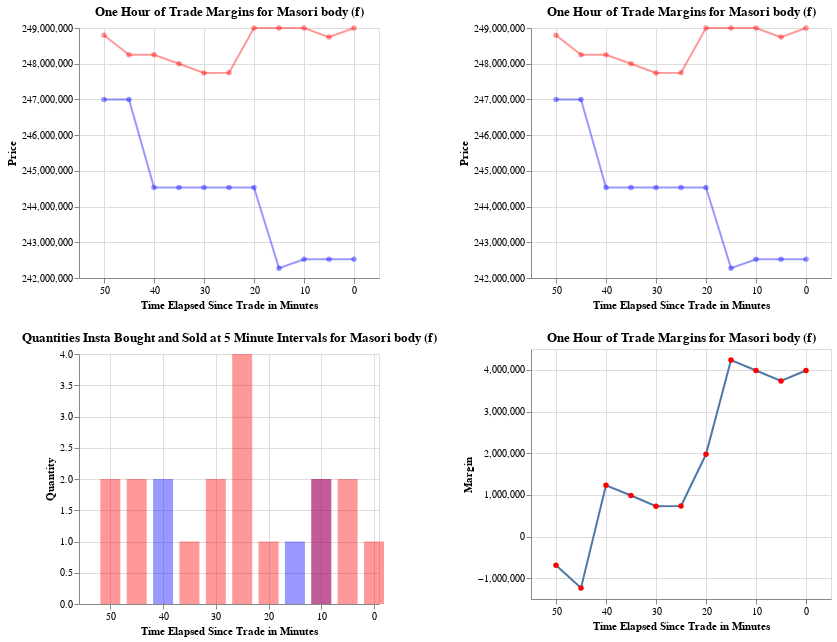

Notebook cell for this chart:
### Code cell
# Generate panel for first item in the list
item = dat.loc[0,'name']
generate_panel(item)

### Figure 1 — Vega-Lite specification as saved in the notebook (floating-point values rounded to 4 significant figures)
{"config": {"view": {"continuousWidth": 400, "continuousHeight": 300}}, "hconcat": [{"vconcat": [{"layer": [{"data": {"name": "data-19175e19f6f27cd8b4d64c0bfee9e750"}, "mark": {"type": "line", "point": {"color": "red"}}, "encoding": {"color": {"value": "blue"}, "opacity": {"value": 0.4}, "x": {"type": "quantitative", "axis": {"title": "Time Elapsed Since Trade in Minutes"}, "field": "index", "scale": {"domain": [55, -5]}}, "y": {"type": "quantitative", "axis": {"title": "Price"}, "field": "sellPrice", "scale": {"zero": false}}}, "height": 250, "title": "One Hour of Trade Margins for Masori body (f)", "width": 300}, {"data": {"name": "data-19175e19f6f27cd8b4d64c0bfee9e750"}, "mark": {"type": "line", "point": {"color": "red"}}, "encoding": {"color": {"value": "red"}, "opacity": {"value": 0.4}, "x": {"type": "quantitative", "axis": {"title": "Time Elapsed Since Trade in Minutes"}, "field": "index", "scale": {"domain": [55, -5]}}, "y": {"type": "quantitative", "field": "buyPrice", "scale": {"zero": false}}}}]}, {"layer": [{"data": {"name": "data-19175e19f6f27cd8b4d64c0bfee9e750"}, "mark": {"type": "bar", "size": 20}, "encoding": {"color": {"value": "blue"}, "opacity": {"value": 0.4}, "x": {"type": "quantitative", "axis": {"title": "Time Elapsed Since Trade in Minutes"}, "field": "index", "scale": {"domain": [55, 0]}}, "y": {"type": "quantitative", "axis": {"title": "Quantity"}, "field": "sellQuantity"}}, "height": 250, "title": "Quantities Insta Bought and Sold at 5 Minute Intervals for Masori body (f)", "width": 300}, {"data": {"name": "data-19175e19f6f27cd8b4d64c0bfee9e750"}, "mark": {"type": "bar", "size": 20}, "encoding": {"color": {"value": "red"}, "opacity": {"value": 0.4}, "x": {"type": "quantitative", "axis": {"title": "Time Elapsed Since Trade in Minutes"}, "field": "index", "scale": {"domain": [55, 0]}}, "y": {"type": "quantitative", "axis": {"title": "Quantity"}, "field": "buyQuantity"}}}]}]}, {"vconcat": [{"layer": [{"data": {"name": "data-19175e19f6f27cd8b4d64c0bfee9e750"}, "mark": {"type": "line", "point": {"color": "red"}}, "encoding": {"color": {"value": "blue"}, "opacity": {"value": 0.4}, "x": {"type": "quantitative", "axis": {"title": "Time Elapsed Since Trade in Minutes"}, "field": "index", "scale": {"domain": [55, -5]}}, "y": {"type": "quantitative", "axis": {"title": "Price"}, "field": "sellPrice", "scale": {"zero": false}}}, "height": 250, "title": "One Hour of Trade Margins for Masori body (f)", "width": 300}, {"data": {"name": "data-19175e19f6f27cd8b4d64c0bfee9e750"}, "mark": {"type": "line", "point": {"color": "red"}}, "encoding": {"color": {"value": "red"}, "opacity": {"value": 0.4}, "x": {"type": "quantitative", "axis": {"title": "Time Elapsed Since Trade in Minutes"}, "field": "index", "scale": {"domain": [55, -5]}}, "y": {"type": "quantitative", "field": "buyPrice", "scale": {"zero": false}}}}]}, {"data": {"name": "data-19175e19f6f27cd8b4d64c0bfee9e750"}, "mark": {"type": "line", "point": {"color": "red"}}, "encoding": {"x": {"type": "quantitative", "axis": {"title": "Time Elapsed Since Trade in Minutes"}, "field": "index", "scale": {"domain": [55, -5]}}, "y": {"type": "quantitative", "axis": {"title": "Margin"}, "field": "trueMargin"}}, "height": 250, "title": "One Hour of Trade Margins for Masori body (f)", "width": 300}]}], "$schema": "https://vega.github.io/schema/vega-lite/v4.8.1.json", "datasets": {"data-19175e19f6f27cd8b4d64c0bfee9e750": [{"index": 0, "sellPrice": 242526000, "buyPrice": 248999999, "sellQuantity": 0, "buyQuantity": 1, "quantityRatio": null, "trueMargin": 3983999, "itemName": "masori-body-f"}, {"index": 5, "sellPrice": 242526000, "buyPrice": 248746000, "sellQuantity": 0, "buyQuantity": 2, "quantityRatio": null, "trueMargin": 3732540, "itemName": "masori-body-f"}, {"index": 10, "sellPrice": 242526000, "buyPrice": 248999999, "sellQuantity": 2, "buyQuantity": 2, "quantityRatio": 1.0, "trueMargin": 3983999, "itemName": "masori-body-f"}, {"index": 15, "sellPrice": 242276000, "buyPrice": 249000000, "sellQuantity": 1, "buyQuantity": 0, "quantityRatio": 0.0, "trueMargin": 4234000, "itemName": "masori-body-f"}, {"index": 20, "sellPrice": 244537005, "buyPrice": 249000000, "sellQuantity": 0, "buyQuantity": 1, "quantityRatio": null, "trueMargin": 1972995, "itemName": "masori-body-f"}, {"index": 25, "sellPrice": 244537005, "buyPrice": 247749000, "sellQuantity": 0, "buyQuantity": 4, "quantityRatio": null, "trueMargin": 734505, "itemName": "masori-body-f"}, {"index": 30, "sellPrice": 244537005, "buyPrice": 247740000, "sellQuantity": 0, "buyQuantity": 2, "quantityRatio": null, "trueMargin": 725595, "itemName": "masori-body-f"}, {"index": 35, "sellPrice": 244537005, "buyPrice": 248000000, "sellQuantity": 0, "buyQuantity": 1, "quantityRatio": null, "trueMargin": 982995, "itemName": "masori-body-f"}, {"index": 40, "sellPrice": 244537005, "buyPrice": 248248248, "sellQuantity": 2, "buyQuantity": 0, "quantityRatio": 0.0, "trueMargin": 1228760, "itemName": "masori-body-f"}, {"index": 45, "sellPrice": 247000000, "buyPrice": 248248248, "sellQuantity": 0, "buyQuantity": 2, "quantityRatio": null, "trueMargin": -1234234, "itemName": "masori-body-f"}, {"index": 50, "sellPrice": 247000000, "buyPrice": 248799000, "sellQuantity": 0, "buyQuantity": 2, "quantityRatio": null, "trueMargin": -688990, "itemName": "masori-body-f"}]}}
